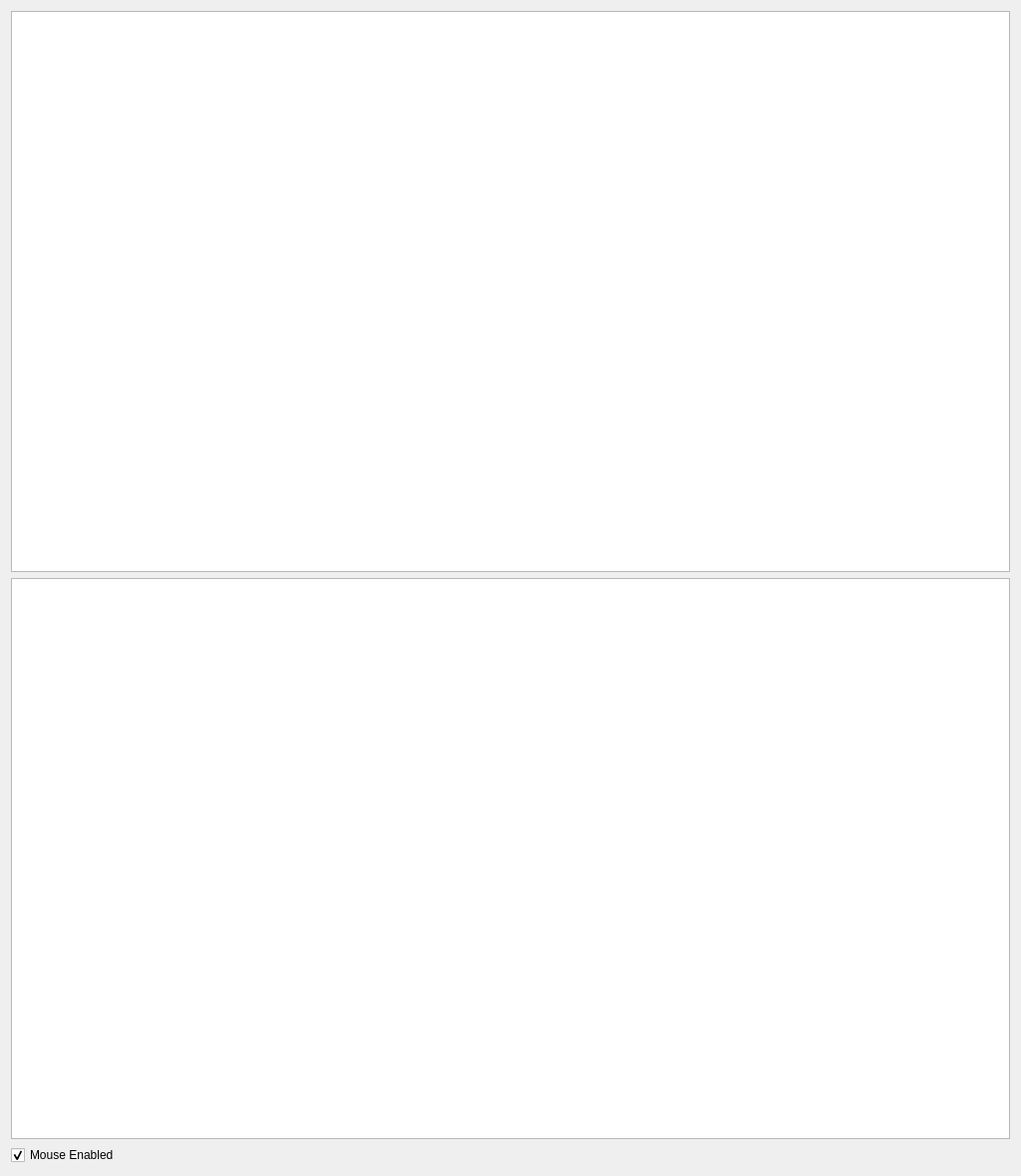
<?xml version="1.0" encoding="UTF-8"?>
<ui version="4.0">
 <class>CustomWidget</class>
 <widget class="QWidget" name="CustomWidget">
  <property name="geometry">
   <rect>
    <x>0</x>
    <y>0</y>
    <width>1024</width>
    <height>1180</height>
   </rect>
  </property>
  <property name="windowTitle">
   <string>Form</string>
  </property>
  <layout class="QGridLayout" name="gridLayout">
   <item row="0" column="0">
    <widget class="PlotWidget" name="plotWidget"/>
   </item>
   <item row="2" column="0">
    <widget class="QCheckBox" name="checkBox">
     <property name="text">
      <string>Mouse Enabled</string>
     </property>
     <property name="checked">
      <bool>true</bool>
     </property>
    </widget>
   </item>
   <item row="1" column="0">
    <widget class="ImageView" name="imageWidget"/>
   </item>
  </layout>
 </widget>
 <customwidgets>
  <customwidget>
   <class>PlotWidget</class>
   <extends>QGraphicsView</extends>
   <header>pyqtgraph</header>
  </customwidget>
  <customwidget>
   <class>ImageView</class>
   <extends>QGraphicsView</extends>
   <header>pyqtgraph</header>
  </customwidget>
 </customwidgets>
 <resources/>
 <connections/>
</ui>
